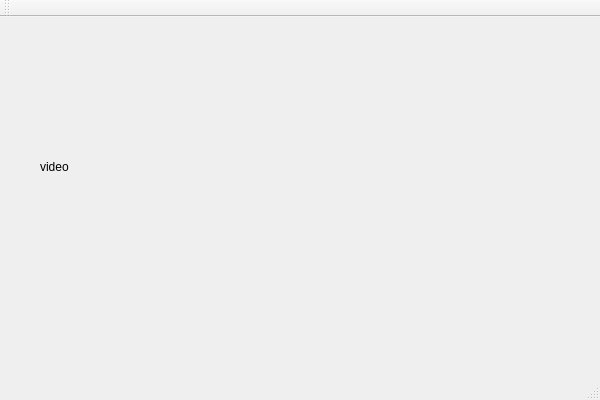
<?xml version="1.0" encoding="UTF-8"?>
<ui version="4.0">
 <class>SdlQtRBGClass</class>
 <widget class="QMainWindow" name="SdlQtRBGClass">
  <property name="geometry">
   <rect>
    <x>0</x>
    <y>0</y>
    <width>600</width>
    <height>400</height>
   </rect>
  </property>
  <property name="windowTitle">
   <string>SdlQtRBG</string>
  </property>
  <widget class="QWidget" name="centralWidget">
   <widget class="QLabel" name="label">
    <property name="geometry">
     <rect>
      <x>40</x>
      <y>0</y>
      <width>400</width>
      <height>300</height>
     </rect>
    </property>
    <property name="baseSize">
     <size>
      <width>400</width>
      <height>300</height>
     </size>
    </property>
    <property name="text">
     <string>video</string>
    </property>
   </widget>
  </widget>
  <widget class="QMenuBar" name="menuBar">
   <property name="geometry">
    <rect>
     <x>0</x>
     <y>0</y>
     <width>600</width>
     <height>23</height>
    </rect>
   </property>
  </widget>
  <widget class="QToolBar" name="mainToolBar">
   <attribute name="toolBarArea">
    <enum>TopToolBarArea</enum>
   </attribute>
   <attribute name="toolBarBreak">
    <bool>false</bool>
   </attribute>
  </widget>
  <widget class="QStatusBar" name="statusBar"/>
 </widget>
 <layoutdefault spacing="6" margin="11"/>
 <resources>
  <include location="sdlqtrbg.qrc"/>
 </resources>
 <connections/>
</ui>
